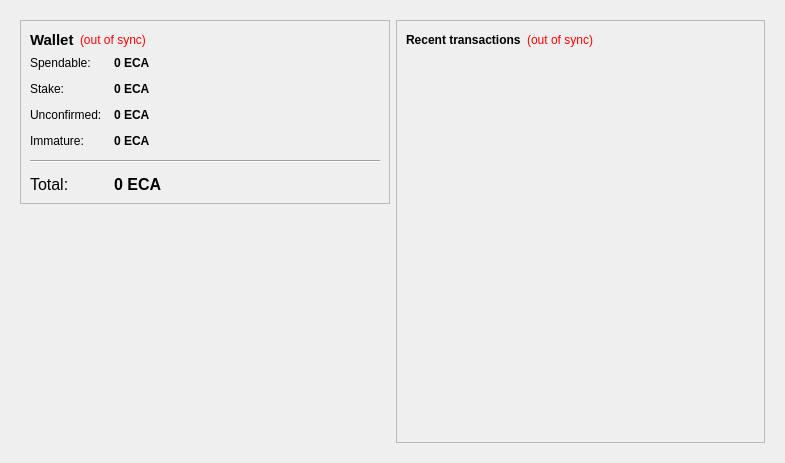
<?xml version="1.0" encoding="UTF-8"?>
<ui version="4.0">
 <class>OverviewPage</class>
 <widget class="QWidget" name="OverviewPage">
  <property name="geometry">
   <rect>
    <x>0</x>
    <y>0</y>
    <width>785</width>
    <height>463</height>
   </rect>
  </property>
  <property name="windowTitle">
   <string>Form</string>
  </property>
  <layout class="QHBoxLayout" name="horizontalLayout" stretch="0">
   <item>
    <widget class="QFrame" name="frameMain">
     <property name="frameShape">
      <enum>QFrame::NoFrame</enum>
     </property>
     <layout class="QHBoxLayout" name="horizontalLayout_3">
      <item>
       <layout class="QVBoxLayout" name="verticalLayout_2">
        <item>
         <widget class="QFrame" name="frame">
          <property name="frameShape">
           <enum>QFrame::StyledPanel</enum>
          </property>
          <property name="frameShadow">
           <enum>QFrame::Plain</enum>
          </property>
          <layout class="QVBoxLayout" name="verticalLayout_4">
           <item>
            <layout class="QHBoxLayout" name="horizontalLayout_4">
             <item>
              <widget class="QLabel" name="label_5">
               <property name="font">
                <font>
                 <pointsize>11</pointsize>
                 <weight>75</weight>
                 <bold>true</bold>
                </font>
               </property>
               <property name="text">
                <string>Wallet</string>
               </property>
              </widget>
             </item>
             <item>
              <widget class="QLabel" name="labelWalletStatus">
               <property name="toolTip">
                <string>The displayed information may be out of date. Your wallet automatically synchronizes with the Electra network after a connection is established, but this process has not completed yet.</string>
               </property>
               <property name="styleSheet">
                <string notr="true">QLabel { color: red; }</string>
               </property>
               <property name="text">
                <string notr="true">(out of sync)</string>
               </property>
               <property name="alignment">
                <set>Qt::AlignLeading|Qt::AlignLeft|Qt::AlignVCenter</set>
               </property>
              </widget>
             </item>
             <item>
              <spacer name="horizontalSpacer_2">
               <property name="orientation">
                <enum>Qt::Horizontal</enum>
               </property>
               <property name="sizeHint" stdset="0">
                <size>
                 <width>40</width>
                 <height>20</height>
                </size>
               </property>
              </spacer>
             </item>
            </layout>
           </item>
           <item>
            <layout class="QFormLayout" name="formLayout_2">
             <property name="fieldGrowthPolicy">
              <enum>QFormLayout::AllNonFixedFieldsGrow</enum>
             </property>
             <property name="horizontalSpacing">
              <number>12</number>
             </property>
             <property name="verticalSpacing">
              <number>12</number>
             </property>
             <item row="0" column="0">
              <widget class="QLabel" name="label">
               <property name="text">
                <string>Spendable:</string>
               </property>
              </widget>
             </item>
             <item row="0" column="1">
              <widget class="QLabel" name="labelBalance">
               <property name="font">
                <font>
                 <weight>75</weight>
                 <bold>true</bold>
                </font>
               </property>
               <property name="cursor">
                <cursorShape>IBeamCursor</cursorShape>
               </property>
               <property name="toolTip">
                <string>Your current spendable balance</string>
               </property>
               <property name="text">
                <string notr="true">0 ECA</string>
               </property>
               <property name="textInteractionFlags">
                <set>Qt::LinksAccessibleByMouse|Qt::TextSelectableByKeyboard|Qt::TextSelectableByMouse</set>
               </property>
              </widget>
             </item>
             <item row="1" column="0">
              <widget class="QLabel" name="label_6">
               <property name="text">
                <string>Stake:</string>
               </property>
              </widget>
             </item>
             <item row="1" column="1">
              <widget class="QLabel" name="labelStake">
               <property name="font">
                <font>
                 <weight>75</weight>
                 <bold>true</bold>
                </font>
               </property>
               <property name="cursor">
                <cursorShape>IBeamCursor</cursorShape>
               </property>
               <property name="toolTip">
                <string>Total of coins that was staked, and do not yet count toward the current balance</string>
               </property>
               <property name="text">
                <string notr="true">0 ECA</string>
               </property>
               <property name="textInteractionFlags">
                <set>Qt::LinksAccessibleByMouse|Qt::TextSelectableByKeyboard|Qt::TextSelectableByMouse</set>
               </property>
              </widget>
             </item>
             <item row="2" column="0">
              <widget class="QLabel" name="label_3">
               <property name="text">
                <string>Unconfirmed:</string>
               </property>
              </widget>
             </item>
             <item row="2" column="1">
              <widget class="QLabel" name="labelUnconfirmed">
               <property name="font">
                <font>
                 <weight>75</weight>
                 <bold>true</bold>
                </font>
               </property>
               <property name="cursor">
                <cursorShape>IBeamCursor</cursorShape>
               </property>
               <property name="toolTip">
                <string>Total of transactions that have yet to be confirmed, and do not yet count toward the current balance</string>
               </property>
               <property name="text">
                <string notr="true">0 ECA</string>
               </property>
               <property name="textInteractionFlags">
                <set>Qt::LinksAccessibleByMouse|Qt::TextSelectableByKeyboard|Qt::TextSelectableByMouse</set>
               </property>
              </widget>
             </item>
             <item row="3" column="0">
              <widget class="QLabel" name="labelImmatureText">
               <property name="text">
                <string>Immature:</string>
               </property>
              </widget>
             </item>
             <item row="3" column="1">
              <widget class="QLabel" name="labelImmature">
               <property name="font">
                <font>
                 <weight>75</weight>
                 <bold>true</bold>
                </font>
               </property>
               <property name="toolTip">
                <string>Mined balance that has not yet matured</string>
               </property>
               <property name="text">
                <string notr="true">0 ECA</string>
               </property>
               <property name="textInteractionFlags">
                <set>Qt::LinksAccessibleByMouse|Qt::TextSelectableByKeyboard|Qt::TextSelectableByMouse</set>
               </property>
              </widget>
             </item>
             <item row="4" column="0" colspan="2">
              <widget class="Line" name="line">
               <property name="orientation">
                <enum>Qt::Horizontal</enum>
               </property>
              </widget>
             </item>
             <item row="5" column="0">
              <widget class="QLabel" name="labelTotalText">
               <property name="font">
                <font>
                 <pointsize>12</pointsize>
                </font>
               </property>
               <property name="text">
                <string>Total:</string>
               </property>
              </widget>
             </item>
             <item row="5" column="1">
              <widget class="QLabel" name="labelTotal">
               <property name="font">
                <font>
                 <pointsize>12</pointsize>
                 <weight>75</weight>
                 <bold>true</bold>
                </font>
               </property>
               <property name="cursor">
                <cursorShape>IBeamCursor</cursorShape>
               </property>
               <property name="toolTip">
                <string>Your current total balance</string>
               </property>
               <property name="text">
                <string notr="true">0 ECA</string>
               </property>
               <property name="textInteractionFlags">
                <set>Qt::LinksAccessibleByMouse|Qt::TextSelectableByKeyboard|Qt::TextSelectableByMouse</set>
               </property>
              </widget>
             </item>
            </layout>
           </item>
          </layout>
         </widget>
        </item>
        <item>
         <spacer name="verticalSpacer">
          <property name="orientation">
           <enum>Qt::Vertical</enum>
          </property>
          <property name="sizeHint" stdset="0">
           <size>
            <width>20</width>
            <height>40</height>
           </size>
          </property>
         </spacer>
        </item>
        <item>
         <widget class="QLabel" name="label_2">
          <property name="text">
           <string/>
          </property>
          <property name="pixmap">
           <pixmap>:/images/wallet</pixmap>
          </property>
         </widget>
        </item>
       </layout>
      </item>
      <item>
       <layout class="QVBoxLayout" name="verticalLayout_3">
        <item>
         <widget class="QFrame" name="frame_2">
          <property name="frameShape">
           <enum>QFrame::StyledPanel</enum>
          </property>
          <property name="frameShadow">
           <enum>QFrame::Plain</enum>
          </property>
          <layout class="QVBoxLayout" name="verticalLayout">
           <item>
            <layout class="QHBoxLayout" name="horizontalLayout_2">
             <item>
              <widget class="QLabel" name="label_4">
               <property name="text">
                <string>&lt;b&gt;Recent transactions&lt;/b&gt;</string>
               </property>
              </widget>
             </item>
             <item>
              <widget class="QLabel" name="labelTransactionsStatus">
               <property name="toolTip">
                <string>The displayed information may be out of date. Your wallet automatically synchronizes with the Electra network after a connection is established, but this process has not completed yet.</string>
               </property>
               <property name="styleSheet">
                <string notr="true">QLabel { color: red; }</string>
               </property>
               <property name="text">
                <string notr="true">(out of sync)</string>
               </property>
               <property name="alignment">
                <set>Qt::AlignRight|Qt::AlignTrailing|Qt::AlignVCenter</set>
               </property>
              </widget>
             </item>
             <item>
              <spacer name="horizontalSpacer">
               <property name="orientation">
                <enum>Qt::Horizontal</enum>
               </property>
               <property name="sizeHint" stdset="0">
                <size>
                 <width>40</width>
                 <height>20</height>
                </size>
               </property>
              </spacer>
             </item>
            </layout>
           </item>
           <item>
            <widget class="QListView" name="listTransactions">
             <property name="styleSheet">
              <string notr="true">QListView { background: transparent; }</string>
             </property>
             <property name="locale">
              <locale language="English" country="UnitedStates"/>
             </property>
             <property name="frameShape">
              <enum>QFrame::NoFrame</enum>
             </property>
             <property name="verticalScrollBarPolicy">
              <enum>Qt::ScrollBarAlwaysOff</enum>
             </property>
             <property name="horizontalScrollBarPolicy">
              <enum>Qt::ScrollBarAlwaysOff</enum>
             </property>
             <property name="selectionMode">
              <enum>QAbstractItemView::NoSelection</enum>
             </property>
            </widget>
           </item>
          </layout>
         </widget>
        </item>
       </layout>
      </item>
     </layout>
    </widget>
   </item>
  </layout>
 </widget>
 <resources/>
 <connections/>
</ui>
